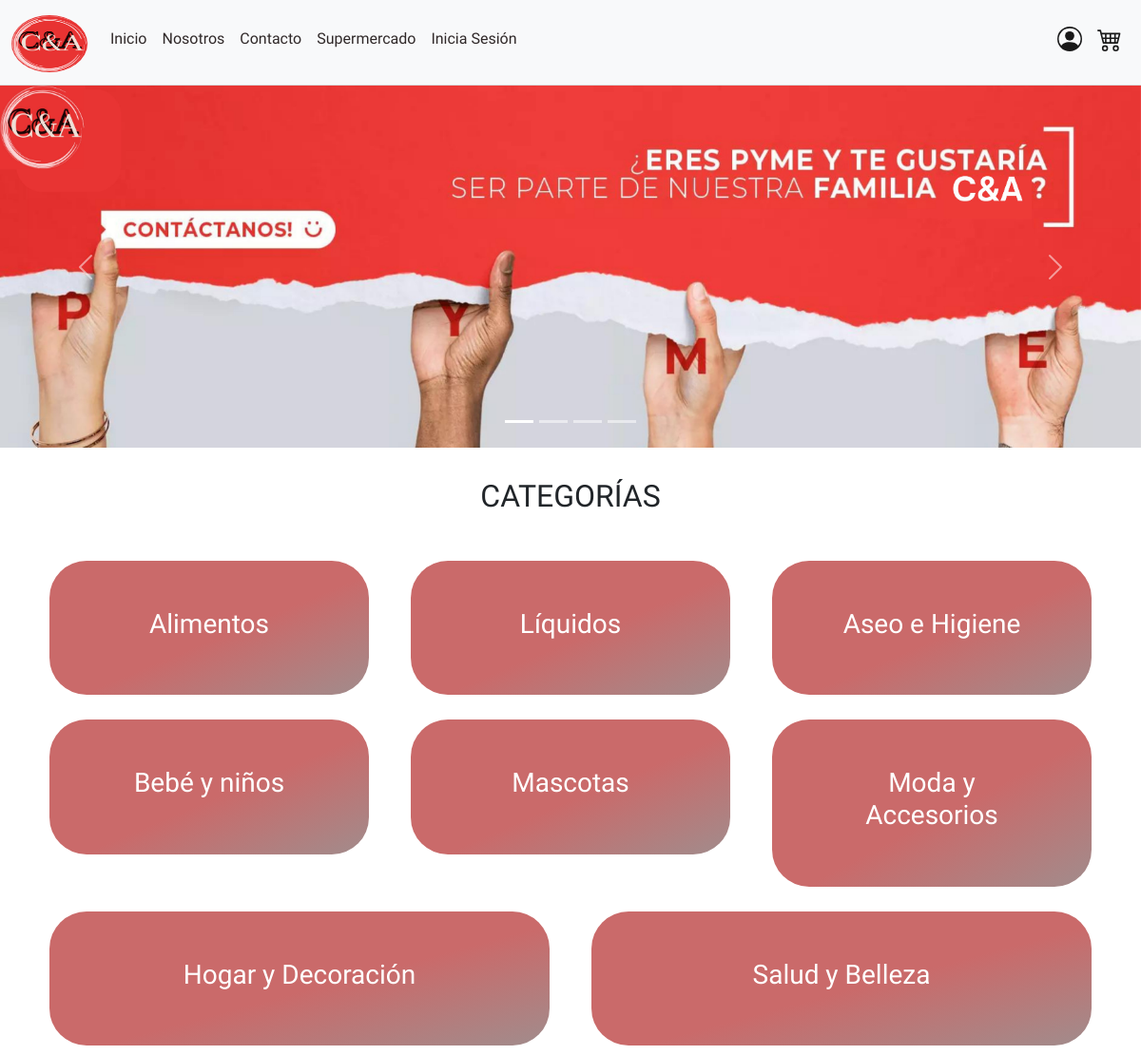
The page / on the database its author committed.
### core/models.py (models this page shows, shortened)
class Categoria(models.Model):
    idCategoria = models.AutoField(primary_key=True, verbose_name='ID Categoria')
    nombreCategoria = models.CharField(max_length=50, verbose_name='Nombre Categoria')

### core/views.py (the view)
# urls.py: path('', views.index, name="index"),
def index(request):
    categorias = Categoria.objects.all()
    return render(request, 'index.html', { 'categorias': categorias })

### carrito/context_processor.py (called while the page is built)
def total_carrito(request):
    total = int(0)
    if "carrito" in request.session.keys():
        for key, value in request.session["carrito"].items():
            total += int(value["acumulado"])
    return {"total_carrito": total}

### core/templates/index.html (shortened to what this page needs)
{% extends "base.html" %}
{% load static %}
{% block content %}
<div>
  <div class="img-fluid">
    <div
      id="carouselExampleCaptions"
      class="carousel slide"
      data-bs-ride="carousel"
    >
      <div class="carousel-indicators">
        <button
          type="button"
          data-bs-target="#carouselExampleCaptions"
          data-bs-slide-to="0"
          class="active"
          aria-current="true"
          aria-label="Slide 1"
        ></button>
        <button
          type="button"
          data-bs-target="#carouselExampleCaptions"
          data-bs-slide-to="1"
          aria-label="Slide 2"
        ></button>
        <button
          type="button"
          data-bs-target="#carouselExampleCaptions"
          data-bs-slide-to="2"
          aria-label="Slide 3"
        ></button>
        <button
          type="button"
          data-bs-target="#carouselExampleCaptions"
          data-bs-slide-to="3"
          aria-label="Slide 4"
        ></button>
      </div>
      <div class="carousel-inner">
        <div class="carousel-item active">
          <a href="#" id="fotoTienda">
            <img
              src="{% static 'images/carrusel/bnr1.png' %}"
              class="d-block w-100"
              alt="..."
            />
          </a>
        </div>
      </div>
      <button
        class="carousel-control-prev"
        type="button"
        data-bs-target="#carouselExampleCaptions"
        data-bs-slide="prev"
      >
        <span class="carousel-control-prev-icon" aria-hidden="true"></span>
      </button>
      <button
        class="carousel-control-next"
        type="button"
        data-bs-target="#carouselExampleCaptions"
        data-bs-slide="next"
      >
        <span class="carousel-control-next-icon" aria-hidden="true"></span>
      </button>
    </div>
  </div>
  <div class="container">
    <div class="row">
      <div class="col-lg-12 mb-4 mt-2 text-center">
        <br>
      <h2>CATEGORÍAS</h2>
      </div>
    </div>
  </div>
  <div class="container">
    <div class="row">
      {% for c in categorias %}
      <div class="col text-center">
        <div class="bg-notransform">
          <h3>{{c.nombreCategoria}}</h3>
        </div>
      </div>
      {% endfor %}
    </div>
  </div>
</div>
{% endblock content %}

### static/css/main.css (style rules this page uses)
:root { --primario: #ca6a6a; --secundario: #ffffff; --terciario: #a18c8c; }
body { font-family: 'Source Sans Pro', sans-serif; }
.bg-notransform { color: var(--secundario); background: linear-gradient(to bottom right, var(--primario) 55%, var(--terciario)); border-radius: 39px 39px 39px 39px; -moz-border-radius: 39px 39px 39px 39px; -webkit-border-radius: 39px 39px 39px 39px; padding: 50px; margin: 10px; min-width: 265px; max-width: 540px; margin-top: 1rem; }
a { text-decoration: none }

### rows shown on the page
Categoria: nombreCategoria "Alimentos"
Categoria: nombreCategoria "Líquidos"
Categoria: nombreCategoria "Aseo e Higiene"
Categoria: nombreCategoria "Bebé y niños"
Categoria: nombreCategoria "Mascotas"
Categoria: nombreCategoria "Moda y Accesorios"
Categoria: nombreCategoria "Hogar y Decoración"
Categoria: nombreCategoria "Salud y Belleza"
